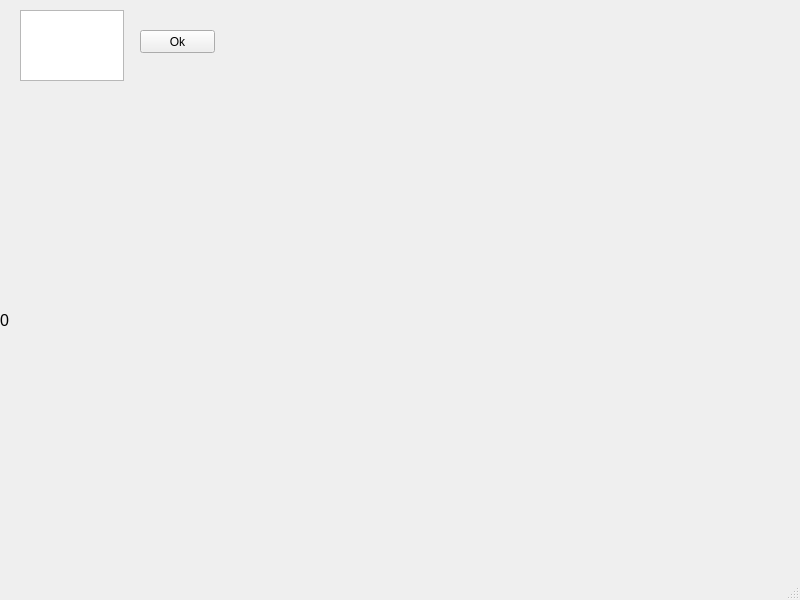
<?xml version="1.0" encoding="UTF-8"?>
<ui version="4.0">
 <class>MainWindow</class>
 <widget class="QMainWindow" name="MainWindow">
  <property name="geometry">
   <rect>
    <x>0</x>
    <y>0</y>
    <width>800</width>
    <height>600</height>
   </rect>
  </property>
  <property name="windowTitle">
   <string>MainWindow</string>
  </property>
  <widget class="QWidget" name="centralwidget">
   <widget class="QTextEdit" name="textEdit">
    <property name="geometry">
     <rect>
      <x>20</x>
      <y>10</y>
      <width>104</width>
      <height>71</height>
     </rect>
    </property>
   </widget>
   <widget class="QPushButton" name="pushButton">
    <property name="geometry">
     <rect>
      <x>140</x>
      <y>30</y>
      <width>75</width>
      <height>23</height>
     </rect>
    </property>
    <property name="text">
     <string>Ok</string>
    </property>
   </widget>
   <widget class="QLabel" name="label">
    <property name="geometry">
     <rect>
      <x>0</x>
      <y>90</y>
      <width>781</width>
      <height>461</height>
     </rect>
    </property>
    <property name="font">
     <font>
      <pointsize>12</pointsize>
     </font>
    </property>
    <property name="text">
     <string>0</string>
    </property>
   </widget>
  </widget>
  <widget class="QMenuBar" name="menubar">
   <property name="geometry">
    <rect>
     <x>0</x>
     <y>0</y>
     <width>800</width>
     <height>21</height>
    </rect>
   </property>
  </widget>
  <widget class="QStatusBar" name="statusbar"/>
 </widget>
 <resources/>
 <connections/>
</ui>
